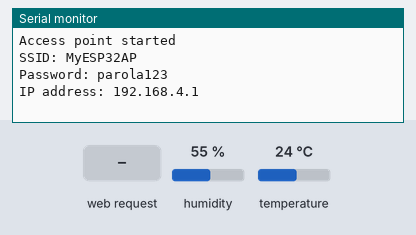
Bench run of a sketch on a simulated ESP32. On the bench: the last lines printed to the serial monitor. The inputs (shaded band) are chosen by the test bench; at power-on: humidity 55 %, temperature 24 °C. Storage starts empty.

Above: at 1.2 s.
1.3 s: HTTP request GET /temperature received
At 1.7 s:
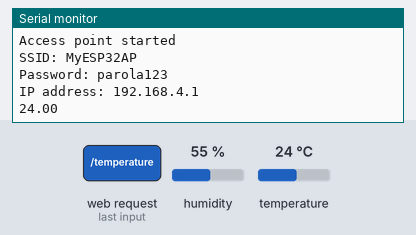
2.8 s: HTTP request GET /humidity received
At 3.8 s:
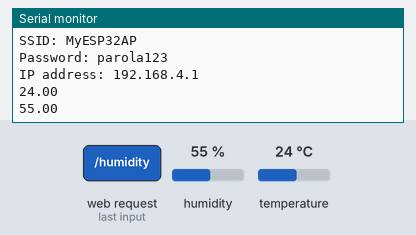

Measured:
- after the input at 1.3 s, the serial monitor: prints a new line at once (image 1)
- after the input at 2.8 s, the serial monitor: prints a new line at once (image 2)

The sketch:

meteoStationOnlyGraph.ino
```cpp
#include <Arduino.h>
#include <WiFi.h>
#include <ESPAsyncWebServer.h>
#include "SPIFFS.h"
#include <DHT.h>

// Replace with your network credentials
const char* ssid = "MyESP32AP"; // Numele rețelei WiFi create
const char* password = "parola123"; // Parola pentru rețeaua WiFi

// Create AsyncWebServer object on port 80
AsyncWebServer server(80);

// Initialize DHT sensor
#define DHTPIN 4          // DHT data pin
#define DHTTYPE DHT22     // DHT 22 (AM2302)
DHT dht(DHTPIN, DHTTYPE);

String readDHTTemperature() {
  // Read temperature as Celsius
  float t = dht.readTemperature();
  if (isnan(t)) {
    Serial.println("Failed to read from DHT sensor!");
    return "";
  }
  else {
    Serial.println(t);
    return String(t);
  }
}

String readDHTHumidity() {
  float h = dht.readHumidity();
  if (isnan(h)) {
    Serial.println("Failed to read from DHT sensor!");
    return "";
  }
  else {
    Serial.println(h);
    return String(h);
  }
}

void setup() {
  // Serial port for debugging purposes
  Serial.begin(115200);

  // Initialize DHT sensor
  dht.begin();

  // Connect to Wi-Fi
  WiFi.softAP(ssid, password);
  Serial.println("Access point started");
  Serial.print("SSID: ");
  Serial.println(ssid);
  Serial.print("Password: ");
  Serial.println(password);
  Serial.print("IP address: ");
  Serial.println(WiFi.softAPIP());

  if (!SPIFFS.begin(true)) {
    Serial.println("An Error has occurred while mounting SPIFFS");
    return;
  }

  File file = SPIFFS.open("/test_index.html", FILE_WRITE);

  if (!file) {
    Serial.println("There was an error opening the file for writing");
    return;
  }
  String code="<!DOCTYPE HTML><html>"
"<head>"
  "<meta name=\"viewport\" content=\"width=device-width, initial-scale=1\">"
  "<script src=\"https://code.highcharts.com/highcharts.js\"></script>"
  "<style>"
    "body {"
      "min-width: 310px;"
    	"max-width: 800px;"
    	"height: 400px;"
      "margin: 0 auto;"
    "}"
    "h2 {"
      "font-family: Arial;"
      "font-size: 2.5rem;"
      "text-align: center;"
    "}"
  "</style>"
"</head>"
"<body>"
  "<h2>ESP32 Meteo Station</h2>"
  "<div id=\"chart-temperature\" class=\"container\"></div>"
  "<div id=\"chart-humidity\" class=\"container\"></div>"
"</body>"
"<script>"
"var chartT = new Highcharts.Chart({"
  "chart:{ renderTo : 'chart-temperature' },"
  "title: { text: 'DHT22 Temperature' },"
  "series: [{"
    "showInLegend: false,"
    "data: []"
  "}],"
  "plotOptions: {"
    "line: { animation: false,"
      "dataLabels: { enabled: true }"
    "},"
    "series: { color: '#059e8a' }"
  "},"
  "xAxis: { type: 'datetime',"
    "dateTimeLabelFormats: { second: '%H:%M:%S' }"
  "},"
  "yAxis: {"
    "title: { text: 'Temperature (Celsius)' }"
  "},"
  "credits: { enabled: false }"
"});"
"setInterval(function ( ) {"
  "var xhttp = new XMLHttpRequest();"
  "xhttp.onreadystatechange = function() {"
    "if (this.readyState == 4 && this.status == 200) {"
      "var x = (new Date()).getTime(),"
          "y = parseFloat(this.responseText);"
      "if(chartT.series[0].data.length > 40) {"
        "chartT.series[0].addPoint([x, y], true, true, true);"
      "} else {"
        "chartT.series[0].addPoint([x, y], true, false, true);"
      "}"
    "}"
  "};"
  "xhttp.open(\"GET\", \"/temperature\", true);"
  "xhttp.send();"
"}, 30000 ) ;"

"var chartH = new Highcharts.Chart({"
  "chart:{ renderTo:'chart-humidity' },"
  "title: { text: 'DHT22 Humidity' },"
  "series: [{"
    "showInLegend: false,"
    "data: []"
  "}],"
  "plotOptions: {"
    "line: { animation: false,"
      "dataLabels: { enabled: true }"
    "}"
  "},"
  "xAxis: {"
    "type: 'datetime',"
    "dateTimeLabelFormats: { second: '%H:%M:%S' }"
  "},"
  "yAxis: {"
    "title: { text: 'Humidity (%)' }"
  "},"
  "credits: { enabled: false }"
"});"
"setInterval(function ( ) {"
  "var xhttp = new XMLHttpRequest();"
  "xhttp.onreadystatechange = function() {"
    "if (this.readyState == 4 && this.status == 200) {"
      "var x = (new Date()).getTime(),"
          "y = parseFloat(this.responseText);"
      "if(chartH.series[0].data.length > 40) {"
        "chartH.series[0].addPoint([x, y], true, true, true);"
      "} else {"
        "chartH.series[0].addPoint([x, y], true, false, true);"
      "}"
    "}"
  "};"
  "xhttp.open(\"GET\", \"/humidity\", true);"
  "xhttp.send();"
"}, 30000);"
"</script>"
"</html>";
  file.print(code);
  file.close();

  // Route for root / web page
  server.on("/", HTTP_GET, [](AsyncWebServerRequest * request) {
    request->send(SPIFFS, "/test_index.html");
  });
  server.on("/temperature", HTTP_GET, [](AsyncWebServerRequest * request) {
    request->send_P(200, "text/plain", readDHTTemperature().c_str());
  });
  server.on("/humidity", HTTP_GET, [](AsyncWebServerRequest * request) {
    request->send_P(200, "text/plain", readDHTHumidity().c_str());
  });

  // Start server
  server.begin();
}

void loop() {
  server.on("/temperature", HTTP_GET, [](AsyncWebServerRequest * request) {
    request->send_P(200, "text/plain", readDHTTemperature().c_str());
  });
  server.on("/humidity", HTTP_GET, [](AsyncWebServerRequest * request) {
    request->send_P(200, "text/plain", readDHTHumidity().c_str());
  });
}
```
